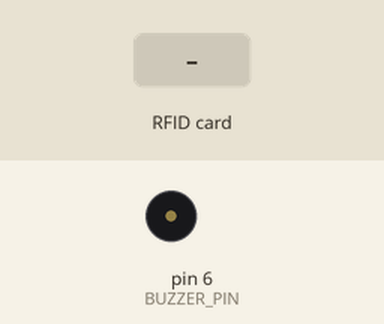
A sketch run on a simulated Arduino Uno, built with avr-gcc and run on an emulated ATmega328P. Shown: buzzer (waves = sounding). The inputs (shaded band) are chosen by the test bench. What the sketch prints to the serial monitor is not drawn.

Above: at 1.2 s.
1.3 s: RFID card 5E 7A 19 C4 held to the reader
At 1.46 s:
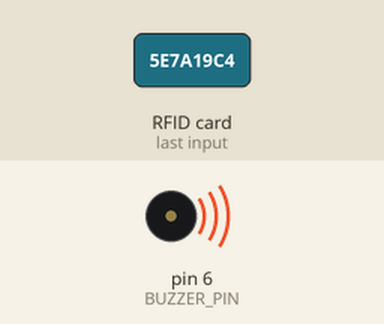
Timing chart, 0 to 4.3 s (numbered marks = the images above; inputs shaded):
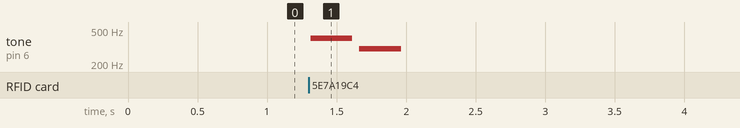

The sketch:

Blink_TX_LED_if_GG_RFID_Detected.ino
```cpp
#include <SPI.h>
#include <MFRC522.h>

#define RST_PIN         9  // Reset pin for RFID module
#define SS_PIN          10 // Slave select pin for RFID module
#define BUZZER_PIN      6  // Pin for piezo buzzer

MFRC522 mfrc522(SS_PIN, RST_PIN);

int incorrectScanCount = 0;  // Counter for incorrect scans
const int maxIncorrectScans = 3;  // Max number of incorrect scans before alarm
bool alarmActive = false;  // Track if the alarm is active
unsigned long alarmStartMillis = 0;  // Time when alarm was triggered

//*****************************************************************************************//
void setup() {
  Serial.begin(9600);          // Initialize serial communication
  SPI.begin();                 // Start SPI communication
  mfrc522.PCD_Init();          // Initialize RFID module
  pinMode(BUZZER_PIN, OUTPUT); // Set buzzer pin as output
  Serial.println(F("Scan your RFID card:"));
}

//*****************************************************************************************//
void loop() {
  if (!mfrc522.PICC_IsNewCardPresent()) {
    return; // Exit loop if no new card is detected
  }

  if (!mfrc522.PICC_ReadCardSerial()) {
    return; // Exit loop if card read fails
  }

  Serial.println(F("**Card Detected:**"));
  mfrc522.PICC_DumpDetailsToSerial(&(mfrc522.uid)); // Print card details

  // Read the first and last names from the card
  String firstName = readNameFromCard(4); // Block 4 for first name
  String lastName = readNameFromCard(1);  // Block 1 for last name

  Serial.print(firstName);
  Serial.print(" ");
  Serial.println(lastName);

  // Check if the scanned card belongs to "Green Goblin"
  bool isGreenGoblin = (firstName == "Green" && lastName == "Goblin");

  // If "Green Goblin" is scanned, reset the alarm immediately and play a happy tone
  if (isGreenGoblin) {
    playHappyTone();  // Play a happy tone
    resetAlarm();     // Reset the alarm
  } else {
    playSadTone();    // Play a sad tone
    incorrectScanCount++;  // Increment incorrect scan count
  }

  // Trigger the alarm if there have been too many incorrect scans
  if (incorrectScanCount > maxIncorrectScans && !alarmActive) {
    Serial.println(F("Too many incorrect scans! Alarm triggered."));
    soundAlarm();
    alarmActive = true;  // Set alarm as active
    alarmStartMillis = millis();  // Record the start time of the alarm
  }

  // Automatically turn off the alarm after 30 seconds if no "Green Goblin" card is scanned
  if (alarmActive && millis() - alarmStartMillis >= 30000) {
    Serial.println(F("Alarm timed out after 30 seconds."));
    resetAlarm();
  }

  Serial.println(F("\n**End Reading**\n"));
  delay(100);  // Short delay before the next scan
  mfrc522.PICC_HaltA();
  mfrc522.PCD_StopCrypto1();
}

//*****************************************************************************************//
String readNameFromCard(byte block) {
  MFRC522::MIFARE_Key key;
  for (byte i = 0; i < 6; i++) key.keyByte[i] = 0xFF;  // Set authentication key

  byte buffer[18];
  byte len = 18;
  MFRC522::StatusCode status = mfrc522.PCD_Authenticate(MFRC522::PICC_CMD_MF_AUTH_KEY_A, block, &key, &(mfrc522.uid));

  if (status != MFRC522::STATUS_OK) {
    Serial.print(F("Authentication failed: "));
    Serial.println(mfrc522.GetStatusCodeName(status));
    return "";
  }

  status = mfrc522.MIFARE_Read(block, buffer, &len);
  if (status != MFRC522::STATUS_OK) {
    Serial.print(F("Reading failed: "));
    Serial.println(mfrc522.GetStatusCodeName(status));
    return "";
  }

  // Extract name from buffer and return as string
  String name = "";
  for (uint8_t i = 0; i < 16; i++) {
    if (buffer[i] != 32) {  // Ignore padding spaces (32 is ASCII for space)
      name += (char)buffer[i];
    }
  }
  name.trim();  // Remove any trailing spaces
  return name;
}

//*****************************************************************************************//
void playHappyTone() {
  tone(BUZZER_PIN, 1000, 200);  // Play a 1000 Hz tone for 200ms
  delay(250);
  tone(BUZZER_PIN, 1200, 200);  // Play a 1200 Hz tone for 200ms
  delay(250);
}

void playSadTone() {
  tone(BUZZER_PIN, 400, 300);  // Play a 400 Hz tone for 300ms
  delay(350);
  tone(BUZZER_PIN, 300, 300);  // Play a 300 Hz tone for 300ms
  delay(350);
}

//*****************************************************************************************//
void soundAlarm() {
  // Play a loud alarm if too many incorrect scans
  for (int i = 0; i < 5; i++) {
    tone(BUZZER_PIN, 1500); // Play a 1500 Hz tone
    delay(500);             // Wait for 500ms
    noTone(BUZZER_PIN);     // Stop the tone
    delay(500);             // Wait for 500ms
  }
}

//*****************************************************************************************//
void resetAlarm() {
  alarmActive = false;  // Deactivate the alarm immediately
  incorrectScanCount = 0;  // Reset the incorrect scan counter
  noTone(BUZZER_PIN);  // Stop the buzzer immediately
  Serial.println(F("Alarm reset!"));
}
```

Measured:
- after the input at 1.3 s, tone on pin 6 (BUZZER_PIN): silent → 400 Hz at once, → silent 0.30 s later, → 300 Hz 0.05 s later, → silent 0.30 s later
